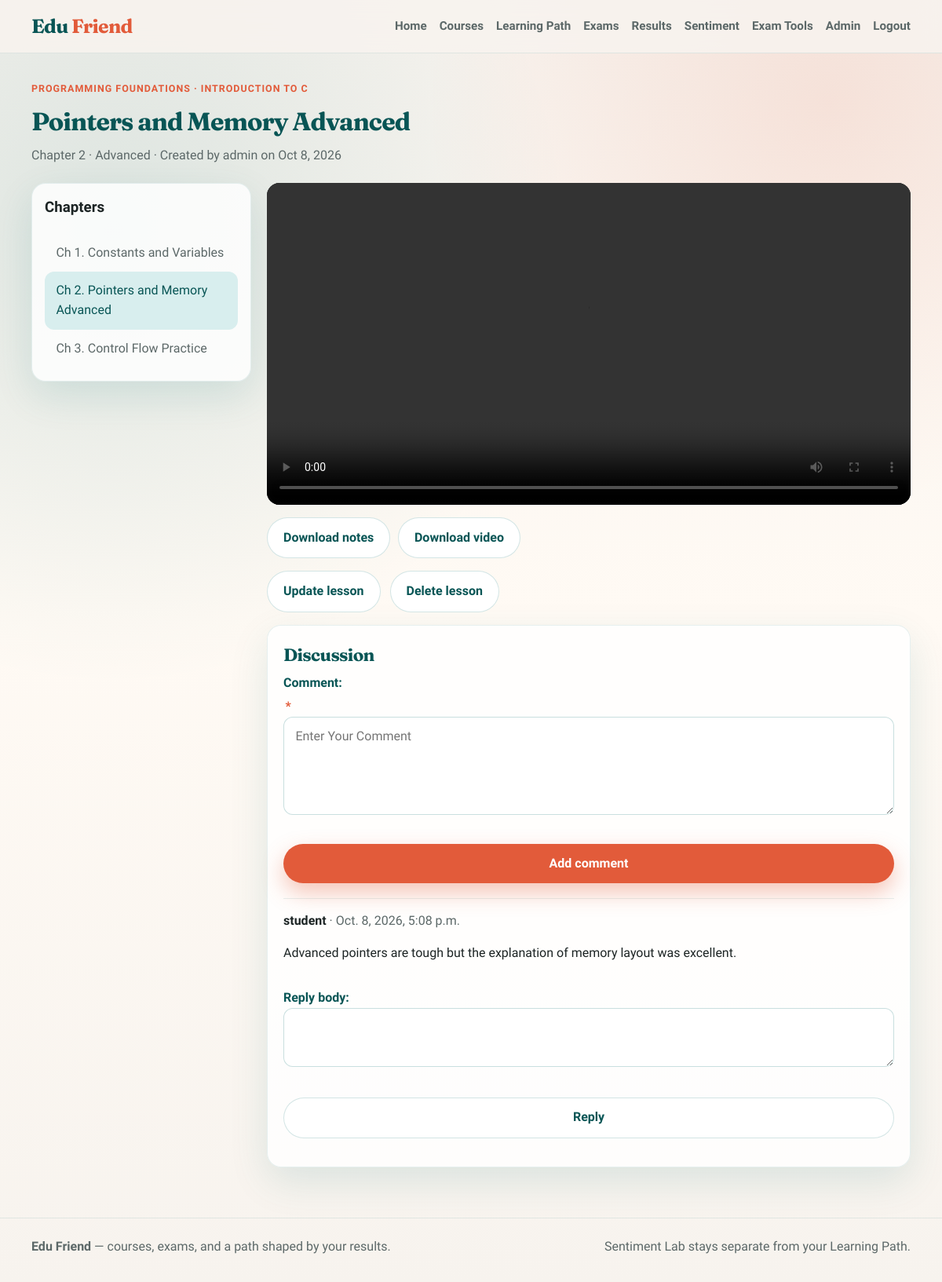
Screenshot of /cariculam/programming-foundations/bca1c01/pointers-and-memory-advanced/ (signed in) with the database file from the repository.
### cariculam/models.py (models this page shows, shortened)
class Lesson(models.Model):
    FOUNDATION = 'foundation'
    STANDARD = 'standard'
    ADVANCED = 'advanced'
    DIFFICULTY_CHOICES = [
        (FOUNDATION, 'Foundation'),
        (STANDARD, 'Standard'),
        (ADVANCED, 'Advanced'),
    ]
    lesson_id = models.CharField(max_length=100,unique=True)
    course = models.ForeignKey(Course,on_delete=models.CASCADE)
    created_by = models.ForeignKey(User,on_delete=models.CASCADE)
    created_at = models.DateTimeField(auto_now_add=True)
    subject = models.ForeignKey(Subject,on_delete=models.CASCADE,related_name='lessons')
    name = models.CharField(max_length=100)
    position = models.PositiveSmallIntegerField(verbose_name='Chapter no.')
    difficulty = models.CharField(
        max_length=20,
        choices=DIFFICULTY_CHOICES,
        default=STANDARD,
    )
    slug = models.SlugField(null=True,blank=True)
    video = models.FileField(upload_to=save_lesson_files,verbose_name='Video',blank=True,null=True)
    ppt = models.FileField(upload_to=save_lesson_files,verbose_name='Presentation',blank=True)
    notes = models.FileField(upload_to=save_lesson_files,verbose_name='Notes',blank=True)
    class Meta:
        ordering = ['position']

class Course(models.Model):
    name = models.CharField(max_length=100,unique=True)
    slug = models.SlugField(null=True,blank=True)
    description = models.TextField(max_length=500,blank=True)

class Subject(models.Model):
    subject_id = models.CharField(max_length=100,unique=True)
    name = models.CharField(max_length=100)
    slug = models.SlugField(null=True,blank=True)
    course = models.ForeignKey(Course,on_delete=models.CASCADE,related_name='subjects')
    image = models.ImageField(upload_to = save_subject_image, blank = True, verbose_name = 'subject image' )
    description = models.TextField(max_length=500,blank=True)

class Comment(models.Model):
    lesson_name = models.ForeignKey(Lesson,null=True, on_delete=models.CASCADE,related_name='comments')
    comm_name = models.CharField(max_length=100, blank=True)
    author = models.ForeignKey(User,on_delete=models.CASCADE)
    body = models.TextField(max_length=500)
    date_added = models.DateTimeField(auto_now_add=True)
    class Meta:
        ordering = ['-date_added']

### cariculam/views.py (the view, shortened to what this page needs)
# urls.py: path('<str:course>/<str:subject>/<slug:slug>/',views.LessonDetailView.as_view(),name = 'lesson_detail'),
class LessonDetailView(DetailView, FormView):
    context_object_name = 'lessons'
    model = Lesson
    template_name = 'lesson_detail_view.html'
    form_class = CommentForm
    second_form_class = ReplyForm
    def get_context_data(self, **kwargs):
        context = super(LessonDetailView, self).get_context_data(**kwargs)
        if 'form' not in context:
            context['form'] = self.form_class(request=self.request)
        if 'form2' not in context:
            context['form2'] = self.second_form_class()
        return context

### cariculam/forms.py
class CommentForm(forms.ModelForm):
    def __init__(self, *args, **kwargs):
        kwargs.pop('request', None)
        super().__init__(*args, **kwargs)
    class Meta:
        model = Comment
        fields = ('body',)
        labels = {"body": "Comment:"}
        widgets = {
            'body': forms.Textarea(
                attrs={'class': 'form-control', 'rows': 4, 'cols': 70, 'placeholder': "Enter Your Comment"}),
        }

class ReplyForm(forms.ModelForm):
    class Meta:
        model = Reply
        fields = ('reply_body',)
        widgets = {
            'reply_body': forms.Textarea(attrs={'class': 'form-control', 'rows': 2, 'cols': 10}),
        }
    def __init__(self, *args, **kwargs):
        self.request = kwargs.pop('request', None)
        super().__init__(*args, **kwargs)

### account/context_processors.py (called while the page is built)
def user_role(request):
    role = None
    if request.user.is_authenticated:
        try:
            role = request.user.user_profile.user_type
        except (ObjectDoesNotExist, AttributeError):
            role = None
    return {'user_role': role}

### cariculam/templates/lesson_detail_view.html (shortened to what this page needs)
{% extends 'base.html' %}
{% load static %}
{% load crispy_forms_tags %}
{% block content %}
<div class="section-head">
  <span class="eyebrow">{{ lessons.course.name }} · {{ lessons.subject.name }}</span>
  <h1>{{ lessons.name }}</h1>
  <p class="lede">Chapter {{ lessons.position }} · {{ lessons.get_difficulty_display }} · Created by {{ lessons.created_by }} on {{ lessons.created_at|date:"M j, Y" }}</p>
</div>
{% if user.is_authenticated %}
  <div class="lesson-layout">
    <aside class="panel" style="padding:1rem;height:fit-content;">
      <h3 style="margin-top:0;">Chapters</h3>
      <ul class="chapter-list">
        {% for lesson in lessons.subject.lessons.all %}
          <li>
            <a class="{% if lesson.id == lessons.id %}is-active{% endif %}" href="{% url 'cariculam:lesson_detail' course=lessons.course.slug subject=lessons.subject.slug slug=lesson.slug %}">
              <span>Ch {{ lesson.position }}. {{ lesson.name }}</span>
            </a>
          </li>
        {% endfor %}
      </ul>
    </aside>
    <section>
      {% if lessons.video %}
        <div class="media-box">
          <video controls>
            <source src="{{ lessons.video.url }}" type="video/mp4">
          </video>
        </div>
      {% endif %}
      <div class="resource-links">
        {% if lessons.notes %}<a class="btn btn-ghost" href="{{ lessons.notes.url }}" download>Download notes</a>{% endif %}
        {% if lessons.video %}<a class="btn btn-ghost" href="{{ lessons.video.url }}" download>Download video</a>{% endif %}
      </div>
      {% if user_role == 'teacher' or user.is_superuser %}
        <div class="cta-row" style="margin:1rem 0;">
          <a class="btn btn-ghost" href="{% url 'cariculam:lesson_update' course=lessons.course.slug subject=lessons.subject.slug slug=lessons.slug %}">Update lesson</a>
          <a class="btn btn-ghost" href="{% url 'cariculam:lesson_delete' course=lessons.course.slug subject=lessons.subject.slug slug=lessons.slug %}">Delete lesson</a>
        </div>
      {% endif %}
      <div class="panel" style="padding:1.25rem;margin-top:1rem;">
        <h2 class="page-title" style="font-size:1.4rem;">Discussion</h2>
        <form method="post" class="form-stack" style="margin-bottom:1.2rem;">
          {{ form|crispy }}
          <button class="btn btn-primary" type="submit" name="form" value="Add Comment">Add comment</button>
        </form>
        {% for comment in lessons.comments.all %}
          <article style="padding:1rem 0;border-top:1px solid rgba(11,110,110,0.1);">
            <strong>{{ comment.author }}</strong>
            <span class="lede"> · {{ comment.date_added }}</span>
            <p>{{ comment.body }}</p>
            <form method="post" class="form-stack" style="margin-top:0.6rem;">
              {{ form2.as_p }}
              <button class="btn btn-ghost" type="submit" name="form2" value="Add Reply">Reply</button>
            </form>
          </article>
        {% empty %}
          <p class="lede">Be the first to leave feedback on this lesson.</p>
        {% endfor %}
      </div>
    </section>
  </div>
{% else %}
  <div class="alert alert-info">Please <a href="{% url 'index' %}#login"><strong>log in</strong></a> to view lesson media and discussion.</div>
{% endif %}
{% endblock %}

### static/css/edufriend.css (style rules this page uses)
:root { --teal: #0b6e6e; --teal-dark: #085555; --teal-soft: #d8eeee; --sand: #f7f3ee; --sand-deep: #ebe4d8; --coral: #e25b3a; --coral-dark: #c4472a; --ink: #1c2424; --muted: #5c6868; --white: #ffffff; --pass: #1f7a4d; --fail: #b42318; --shadow: 0 18px 50px rgba(11, 110, 110, 0.12); --radius: 18px; --font-display: "Fraunces", Georgia, serif; --font-body: "Source Sans 3", "Segoe UI", sans-serif; }
*, *::before, *::after { box-sizing: border-box; }
html { scroll-behavior: smooth; }
body { margin: 0; font-family: var(--font-body); color: var(--ink); background: radial-gradient(circle at 12% 18%, rgba(11, 110, 110, 0.12), transparent 34%), radial-gradient(circle at 88% 8%, rgba(226, 91, 58, 0.12), transparent 28%), linear-gradient(180deg, var(--sand) 0%, #fffaf4 48%, var(--sand) 100%); min-height: 100vh; line-height: 1.55; }
a { color: inherit; text-decoration: none; }
img, video { max-width: 100%; display: block; }
.cta-row { display: flex; flex-wrap: wrap; gap: 0.75rem; animation: riseIn 1s ease 0.14s both; }
.btn { display: inline-flex; align-items: center; justify-content: center; gap: 0.4rem; border: 0; border-radius: 999px; padding: 0.8rem 1.25rem; font: inherit; font-weight: 700; cursor: pointer; transition: transform 0.2s ease, box-shadow 0.2s ease, background 0.2s ease; }
.btn-primary { background: var(--coral); color: white; box-shadow: 0 12px 28px rgba(226, 91, 58, 0.35); }
.btn-ghost { background: white; color: var(--teal-dark); border: 1px solid rgba(11, 110, 110, 0.18); }
.section-head { margin: 0 0 1.4rem; }
.section-head h1, .section-head h2, .page-title { font-family: var(--font-display); letter-spacing: -0.03em; margin: 0 0 0.4rem; color: var(--teal-dark); }
.section-head p, .lede { margin: 0; color: var(--muted); max-width: 42rem; }
.card, .panel { background: rgba(255, 255, 255, 0.82); border: 1px solid rgba(11, 110, 110, 0.1); border-radius: var(--radius); box-shadow: var(--shadow); }
.eyebrow { display: inline-block; font-size: 0.78rem; font-weight: 700; letter-spacing: 0.08em; text-transform: uppercase; color: var(--coral); margin-bottom: 0.45rem; }
.form-stack { display: grid; gap: 0.9rem; }
.form-stack label, .form-group label, label.requiredField { display: grid; gap: 0.35rem; font-weight: 600; color: var(--teal-dark); }
.form-group { margin-bottom: 0.9rem; }
.asteriskField { color: var(--coral); padding-left: 0.15rem; }
.form-stack input, .form-stack textarea, .form-stack select, .form-control, input[type="text"], input[type="email"], input[type="password"], textarea, select { width: 100%; border: 1px solid rgba(11, 110, 110, 0.22); border-radius: 12px; padding: 0.75rem 0.9rem; font: inherit; background: white; }
.lesson-layout { display: grid; grid-template-columns: 280px 1fr; gap: 1.25rem; }
.chapter-list { list-style: none; margin: 0; padding: 0; }
.chapter-list li a { display: flex; justify-content: space-between; align-items: center; gap: 0.75rem; padding: 0.75rem 0.9rem; border-radius: 12px; color: var(--muted); transition: background 0.2s ease, color 0.2s ease; }
.chapter-list li a:hover, .chapter-list li a.is-active { background: var(--teal-soft); color: var(--teal-dark); }
.media-box { background: #101818; border-radius: 16px; overflow: hidden; margin-bottom: 1rem; }
.media-box video { width: 100%; min-height: 220px; }
.resource-links { display: flex; flex-wrap: wrap; gap: 0.6rem; margin: 1rem 0; }

### rows the page displays
Lesson: course.name "PROGRAMMING FOUNDATIONS", subject.name "INTRODUCTION TO C", name "Pointers and Memory Advanced", position "2", difficulty "Advanced", created_by "admin", created_at "Oct 8, 2026"
Lesson: position "1", name "Constants and Variables"
Lesson: position "3", name "Control Flow Practice"
Comment: author "student", date_added "Oct. 8, 2026, 5:08 p.m.", body "Advanced pointers are tough but the explanation of memory layout was excellent."
